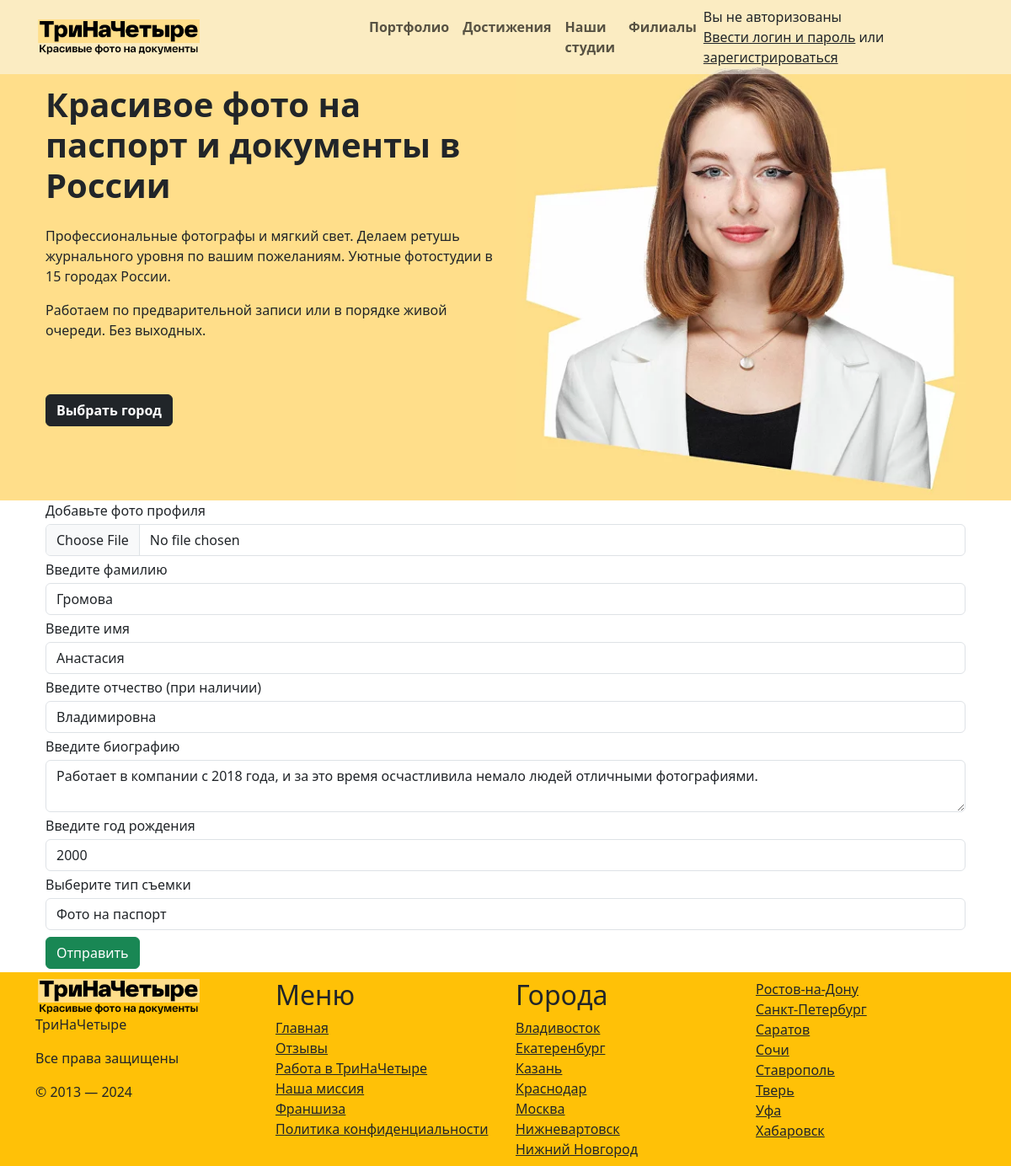
The page /pages/update_photographer.php?id=30 on the database its author committed.
### tables this page shows
CREATE TABLE `photographers` (
  `id` int(11) NOT NULL,
  `guid` char(36) NOT NULL,
  `img_path` varchar(45) NOT NULL,
  `surname` varchar(45) NOT NULL,
  `name` varchar(45) NOT NULL,
  `patronymic` varchar(45) DEFAULT NULL,
  `biography` varchar(255) NOT NULL,
  `birth_year` int(11) NOT NULL,
  `id_photo_type` int(11) NOT NULL,
  `is_deprecated` tinyint(1) NOT NULL DEFAULT 0
);

### .core/db.php (called while the page is built, shortened)
<?php
class Database
{
    private static $instance = null;
    protected function __construct()
    {
        $this->connection = new \PDO(
            "mysql:dbname=photo_studio;host=localhost",
            'root',
            '',
        );
    }
    public static function getInstance(): Database
    {
        if(null === self::$instance) {
            self::$instance = new static();
        }
        return self::$instance;
    }
    public static function connection(): \PDO
    {
        return static::getInstance()->connection;
    }
    public static function prepare($statement): \PDOStatement
    {
        return static::connection()->prepare($statement);
    }
    public static function query($statement): \PDOStatement
    {
        return static::connection()->query($statement);
    }
}

### .core/photographer_table.php (called while the page is built, shortened)
<?php
class PhotographerTable
{
    public static function get_by_id(int $id) {
        $query = Database::prepare("SELECT * FROM `photographers` WHERE `id` = :id");
        $query->bindParam(":id", $id);
        $query->execute();
        $users = $query->fetchAll();
        return $users[0];
    }
}

### .core/photographer_logic.php (called while the page is built, shortened)
<?php
class PhotographerLogic
{
    public static function get_by_id($id)
    {
        return PhotographerTable::get_by_id($id);
    }
}

### .core/photographer_actions.php (called while the page is built, shortened)
<?php
class PhotographerActions
{
    public static function get_by_id($id)
    {
        return PhotographerLogic::get_by_id($id);
    }
}

### .core/photo_types_table.php (called while the page is built, shortened)
<?php
class PhotoTypesTable
{
    public static function get_all() {
        $query = Database::query("SELECT * FROM photo_types");
        $query->execute();
        return $query->fetchAll();
    }
}

### .core/photo_types_logic.php (called while the page is built, shortened)
<?php
class PhotoTypesLogic {
    public static function get_all() {
        return PhotoTypesTable::get_all();
    }
}

### .core/photo_types_actions.php (the view)
<?php
class PhotoTypesActions {
    public static function get_options(int $selected) {
        $res = '';
        foreach (PhotoTypesLogic::get_all() as $type) {
            $option_state = (($selected === $type['id']) ? 'selected' : '');
            $res .= "<option value=\"{$type['id']}\" $option_state>" . htmlspecialchars($type['type']) . '</option>';
        }
        return $res;
    }
}

### components/header.php (shortened to what this page needs)
<!DOCTYPE html>
<html lang="ru">
<head>
    <link href="/LR7/inc/css/bootstrap-5.3.3-dist/css/bootstrap.min.css" rel="stylesheet">
    <link rel="stylesheet" href="/LR7/inc/css/index.css">
</head>
<body>
    <header class="w-100 fixed-top bg-light bg-opacity-50">
        <div class="container">
            <nav class="navbar navbar-expand-lg navbar-light">
                <div class="col-sm-4 navbar-brand"><a href="/LR7/pages/index.php"><img class="logo" src="/LR7/inc/images/on_page_fig/logo.png"></a></div>
                <div class="collapse navbar-collapse">
                    <ul class="navbar-nav mr-auto">
                        <li class="nav-item active">
                            <a class="nav-link fw-bold link-offset-2 hover-underline" href="#">Портфолио</a>
                        </li>
                        <li class="nav-item">
                            <a class="nav-link fw-bold link-offset-2 hover-underline" href="#">Достижения</a>
                        </li>
                        <li class="nav-item">
                            <a class="nav-link fw-bold link-offset-2 hover-underline" href="#">Наши студии</a>
                        </li>
                        <li class="nav-item">
                            <a class="nav-link fw-bold link-offset-2 hover-underline" href="#">Филиалы</a>
                        </li>
                    </ul>
                </div>
                <?php include("auth-block.php") ?>
            </nav>
        </div>
    </header>
    <div class="bg-main top-padding">
        <div class="m-auto container row">
            <div class="col align-self-center">
                <h1 class="mb-4 fw-bold">Красивое фото на паспорт и документы в России</h1>
                <p>Профессиональные фотографы и мягкий свет. Делаем ретушь журнального уровня по вашим пожеланиям.
                    Уютные фотостудии в 15 городах России.</p>
                <p>Работаем по предварительной записи или в порядке живой очереди. Без выходных.</p>
                <a href="#" class="btn btn-dark custom-btn my-5 fw-bold">Выбрать город</a>
            </div>
            <div class="col">
                <img class="w-100" src="/LR7/inc/images/on_page_fig/3x4photo.jpg">
            </div>
        </div>
    </div>

### components/auth-block.php (shortened to what this page needs)
<div>
    <?php if (isset($_SESSION['USER_ID'])) : ?>
        <div>Вы вошли как <?=UserTable::get_by_id($_SESSION['USER_ID'])['email']?> <a class="link-dark" href="/LR7/authentication/logout.php">Выход</a></div>
    <?php else : ?>
        <div>Вы не авторизованы</div>
        <div><a class="link-dark" href="/LR7/authentication/login.php">Ввести логин и пароль</a> или <a class="link-dark" href="/LR7/authentication/register.php">зарегистрироваться</a></div>
    <?php endif; ?>
</div>

### pages/update_photographer.php (shortened to what this page needs)
<?php
include($_SERVER['DOCUMENT_ROOT'] . '/LR7/components/header.php');
if (!isset($_GET['id']) || !($photographer = PhotographerActions::get_by_id($_GET['id']))) {
    header('Location: /LR7/pages/index.php');
    die();
}
?>
<div class="container">
    <?php include($_SERVER["DOCUMENT_ROOT"] . "/LR7/pages/photographers_form.php");?>
</div>
<?php
include($_SERVER['DOCUMENT_ROOT'] . '/LR7/components/footer.php');

### pages/photographers_form.php (shortened to what this page needs)
<form method="post" class="container" enctype="multipart/form-data">
    <label for="profile-input">Добавьте фото профиля</label>
    <input id="profile-input" class="form-control my-1" type="file" name="profile" required>
    <label for="surname-iput">Введите фамилию</label>
    <input id="surname-input" class="form-control my-1" type="text" name="surname" value="<?= isset($photographer['surname']) ? $photographer['surname'] : '' ?>" required>
    <label for="name-iput">Введите имя</label>
    <input id="name-input" class="form-control my-1" type="text" name="name" value="<?= isset($photographer['name']) ? $photographer['name'] : '' ?>" required>
    <label for="patronymic-iput">Введите отчество (при наличии)</label>
    <input id="patronymic-input" class="form-control my-1" type="text" name="patronymic" value="<?= isset($photographer['patronymic']) ? $photographer['patronymic'] : '' ?>" required>
    <label for="biography-input">Введите биографию</label>
    <textarea id="biography-input" class="form-control my-1" name="biography" required><?= isset($photographer['biography']) ? $photographer['biography'] : '' ?></textarea>
    <label for="birth-year-input">Введите год рождения</label>
    <input id="birth-year-input" class="form-control my-1" type="number" name="birth_year" value="<?= isset($photographer['birth_year']) ? $photographer['birth_year'] : '' ?>" required>
    <label for="photo-type-input">Выберите тип съемки</label>
    <select id="photo-type-input" class="form-control my-1" name="id_photo_type">
        <?= PhotoTypesActions::get_options(isset($photographer['id_photo_type']) ? $photographer['id_photo_type'] : 0);?>
    </select>
    <button type="submit" class="btn btn-success my-1">Отправить</button>
</form>

### components/footer.php (shortened to what this page needs)
    <footer class="bg-warning">
        <div class="container">
            <div class="row">
                <div class="py-2 col d-flex flex-column">
                    <img class="logo" src="/LR7/inc/images/on_page_fig/logo.png">
                    <p>ТриНаЧетыре</p>
                    <p>Все права защищены</p>
                    <p>© 2013 — 2024</p>
                </div>
                <div class="py-2 col d-flex flex-column">
                    <h2>Меню</h2>
                    <a class="link-dark" href="#">Главная</a>
                    <a class="link-dark" href="#">Отзывы</a>
                    <a class="link-dark" href="#">Работа в ТриНаЧетыре</a>
                    <a class="link-dark" href="#">Наша миссия</a>
                    <a class="link-dark" href="#">Франшиза</a>
                    <a class="link-dark" href="#">Политика конфиденциальности</a>
                </div>
                <div class="py-2 col d-flex flex-column">
                    <h2>Города</h2>
                    <a class="link-dark" href="#">Владивосток</a>
                    <a class="link-dark" href="#">Екатеренбург</a>
                    <a class="link-dark" href="#">Казань</a>
                    <a class="link-dark" href="#">Краснодар</a>
                    <a class="link-dark" href="#">Москва</a>
                    <a class="link-dark" href="#">Нижневартовск</a>
                    <a class="link-dark" href="#">Нижний Новгород</a>
                </div>
                <div class="py-2 col d-flex flex-column">
                    <a class="link-dark" href="#">Ростов-на-Дону</a>
                    <a class="link-dark" href="#">Санкт-Петербург</a>
                    <a class="link-dark" href="#">Саратов</a>
                    <a class="link-dark" href="#">Сочи</a>
                    <a class="link-dark" href="#">Ставрополь</a>
                    <a class="link-dark" href="#">Тверь</a>
                    <a class="link-dark" href="#">Уфа</a>
                    <a class="link-dark" href="#">Хабаровск</a>
                </div>
            </div>
        </div>
    </footer>
</body>
</html>

### inc/css/index.css (style rules this page uses)
.top-padding { padding-top: 60px; }
.logo { width: 200px; }
.bg-main { background-color: #ffde8a; }

### rows shown on the page
photographers: surname "Громова", name "Анастасия", patronymic "Владимировна", biography "Работает в компании с 2018 года, и за это время осчастливила немало людей отличными фотографиями.", birth_year "2000"

### other values the page prints
form field id_photo_type "Фото на паспорт"
